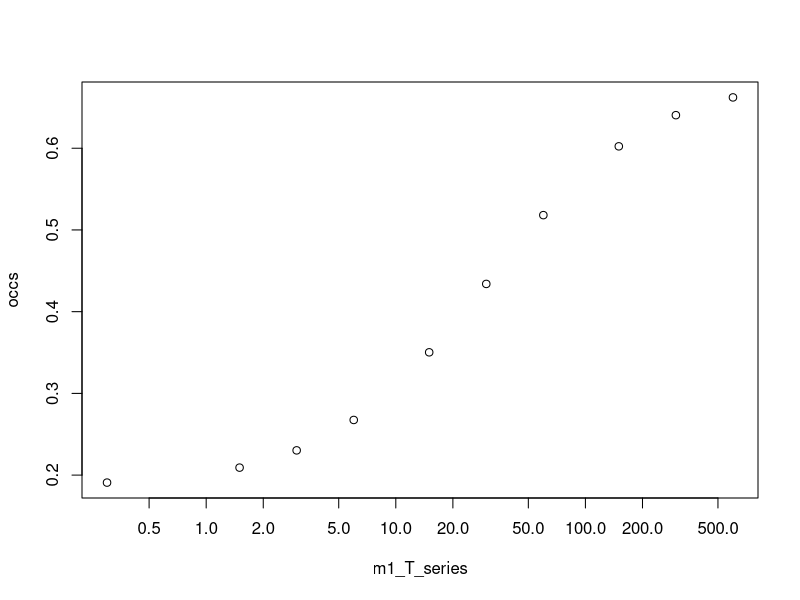
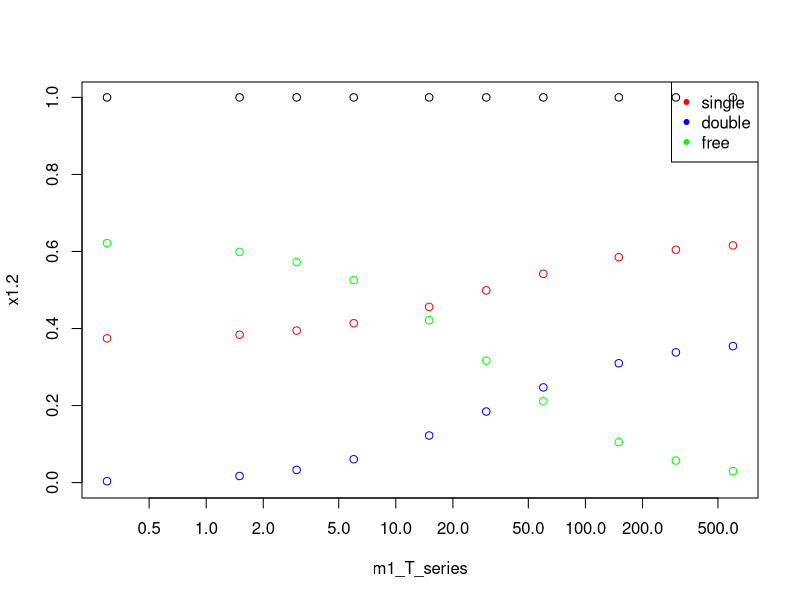

Reproduce these figures in R, in order.

# A custom function I made that lets you call functions within functions and not
# have to re-type in the arguments every time.
SubfunctionCall <- function(f, ...) {
  # Check for the supplied arguments in "...":
  f.args.supplied <- list(...)
  # Remove these arguments from the list of all the arguments of function "f":
  f.arg.names <- setdiff(names(formals(f)), names(f.args.supplied))
  # Check for these arguments in the enviromnent:
  f.args <- lapply(f.arg.names, function(arg) {
    arg.temp <- try(dynGet(arg), silent=TRUE)
    if (class(arg.temp) != "try-error" & class(arg.temp) != "error") arg.temp
    else "remove"
  })
  names(f.args) <- f.arg.names
  # Combine the found arguments with the supplied and perform the function:
  f.args.list <- as.list(c(f.args[f.args != "remove"], f.args.supplied))
  do.call(f, f.args.list)
}




# Function that gives the total bound sites, as a function of 
# K1 : Kd of AGO-miR-1
# K2 : Kd of AGO-miR-124
# delta : The ratio describing the fold-increase in the Kd of double-site
# 	binding in comparison to single-site binding.
# m1 : The concentration of free AGO-miR-1
# m2 : The concentration of free AGO-miR-124
FractionalOccupancy <- function(K1, K2, delta, m1, m2) {
	(K2*m1 + K1*m2 + 2*delta*m2*m1)/(2*(K1*K2 + K2*m1 + K1*m2 + delta*m1*m2))
}


# Function that gives total amount of AGO-miR-1 and AGO-miR-124, as a function
#	of
# K1 : Kd of AGO-miR-1
# K2 : Kd of AGO-miR-124
# delta : The ratio describing the fold-increase in the Kd of double-site
# 	binding in comparison to single-site binding.
# m1 : The concentration of free AGO-miR-1
# m2 : The concentration of free AGO-miR-124
TotalmiRNAs <- function(K1, K2, delta, m1, m2) {
	x0 <- K1*K2/(K1*K2 + K2*m1 + K1*m2 + delta*m1*m2)
	x1 <- m1*x0/K1
	x2 <- m2*x0/K2
	x3 <- m1*m2*x0/(K1*K2/delta)
	m1_T <- m1 + x1 + x3
	m2_T <- m2 + x2 + x3
	return(c(m1_T, m2_T))
}

# Function that quantifies the degree of error between the known total AGO-miR-1
# AGO-miR-124 concentrations, and the values given by the current estimates of
# the free AGO-miR-1 and AGO-miR-124. This is a function of
# K1 : Kd of AGO-miR-1
# K2 : Kd of AGO-miR-124
# delta : The ratio describing the fold-increase in the Kd of double-site
# 	binding in comparison to single-site binding.
# m1_T : The known concentration of total AGO-miR-1
# m2_T : The known concentration of free AGO-miR-124
ResidualFunction <- function(par, K1, K2, delta, m1_T, m2_T) {
	# Pulling the two free miRNA concentrations out of the 'par' variable.
	m1 <- par[1]
	m2 <- par[2]
	# Calculate the total AGO-miR-1 and AGO-miR-124 as a function of K1, K2,
	# delta, m1, and m2.
	m_T <- SubfunctionCall(TotalmiRNAs)
	# Return the summed squared residuals between the known and estimated total
	# AGO-miR-1 and AGO-miR-124.
	 sum((m_T - c(m1_T, m2_T))^2)
}


# Function that returns the concentrations of free AGO-miR-1 and AGO-miR-124,
# as a function of
# K1 : Kd of AGO-miR-1
# K2 : Kd of AGO-miR-124
# delta : The ratio describing the fold-increase in the Kd of double-site
# 	binding in comparison to single-site binding.
# m1_T : The known concentration of total AGO-miR-1
# m2_T : The known concentration of free AGO-miR-124
GetFreemiRNAs <- function(K1, K2, delta, m1_T, m2_T) {
	# Initialize the starting guess for the concentrations of free AGO-miR-1 and
	# AGO-miR-124, at 50% of their total concentrations.
	pars <- c(m1_T, m2_T)/2
	# optimization routine that starts with the paramter values 'pars', and
	# arrives at the correct values by minimizing the output of the above error
	# function.
	opt <- optim(par=pars, fn=ResidualFunction, K1=K1, K2=K2, delta=delta,
				 m1_T=m1_T, m2_T=m2_T, method="L-BFGS-B",
	             lower=c(0, 0), upper=c(m1_T, m2_T))
	print(opt)
	return(opt$par)
}



# These remaining functions directly calculate the values of interest as a
# function of the variables that we in principle know (K1, K2, delta, m1_T, and
# m2_T)

# This calculates the total occupancy across both sites.
FullModel <- function(K1, K2, delta, m1_T, m2_T) {
	m12 <- SubfunctionCall(GetFreemiRNAs)
	m1 <- m12[1]
	m2 <- m12[2]
	return(SubfunctionCall(FractionalOccupancy))
}

# This calculates the concentration of the unbound target RNA.
X0 <- function(K1, K2, delta, m1_T, m2_T) {
	m12 <- SubfunctionCall(GetFreemiRNAs)
	m1 <- m12[1]
	m2 <- m12[2]
	K1*K2/(K1*K2 + K2*m1 + K1*m2 + delta*m1*m2)
}

# This calculates the concentration of singly bound target RNA (by either 
# AGO-miR-1 or AGO-miR-124).
SingleBound <- function(K1, K2, delta, m1_T, m2_T) {
	m12 <- SubfunctionCall(GetFreemiRNAs)
	m1 <- m12[1]
	m2 <- m12[2]
	x0 <- K1*K2/(K1*K2 + K2*m1 + K1*m2 + delta*m1*m2)
	m1*x0/K1 + m2*x0/K2
}

# This calculates the concentration of the doubly bound target RNA.
DoubleBound <- function(K1, K2, delta, m1_T, m2_T) {
	m12 <- SubfunctionCall(GetFreemiRNAs)
	m1 <- m12[1]
	m2 <- m12[2]
	x0 <- K1*K2/(K1*K2 + K2*m1 + K1*m2 + delta*m1*m2)
	m1*m2*x0/(K1*K2/delta)
}


# Concentration series approximating the experiments on your sheet.
m1_T_series <- c(0.3, 1.5, 3, 6, 15, 30, 60, 150, 300, 600)
m2_T <- 30

# Chosen for visual agreement with the figures on your sheet.
K1 <- 30
K2 <- 50
delta <- 1

# Get the binding occupancy across the AGO-miR-1 concentration series:
occs <- sapply(m1_T_series, FullModel, K1=K1, K2=K2, delta=delta, m2_T=m2_T)
# Get the free target RNA concentrations across the AGO-miR-1 concentration 
# series:
x0 <- sapply(m1_T_series, X0, K1=K1, K2=K2, delta=delta, m2_T=m2_T)
# Get the singly bound target RNA concentration across the AGO-miR-1
# concentration series:
x1.2 <- sapply(m1_T_series, SingleBound, K1=K1, K2=K2, delta=delta, m2_T=m2_T)
# Get the doubly bound target RNA concentration across the AGO-miR-1
# concentration series:
x3 <- sapply(m1_T_series, DoubleBound, K1=K1, K2=K2, delta=delta, m2_T=m2_T)

dev.new(xpos=20, ypos=20, height=5, width=5)
plot(m1_T_series, occs, log='x')

dev.new(xpos=520, ypos=20, height=5, width=5)

plot(m1_T_series, x1.2, ylim=c(0, 1), log='x', col="red")
legend("topright", col=c("red", "blue", "green"), pch=20, legend=c("single", "double", "free"))
points(m1_T_series, x3, col="blue")
points(m1_T_series, x0, col="green")
points(m1_T_series, (x0 + x1.2 + x3), col="black")